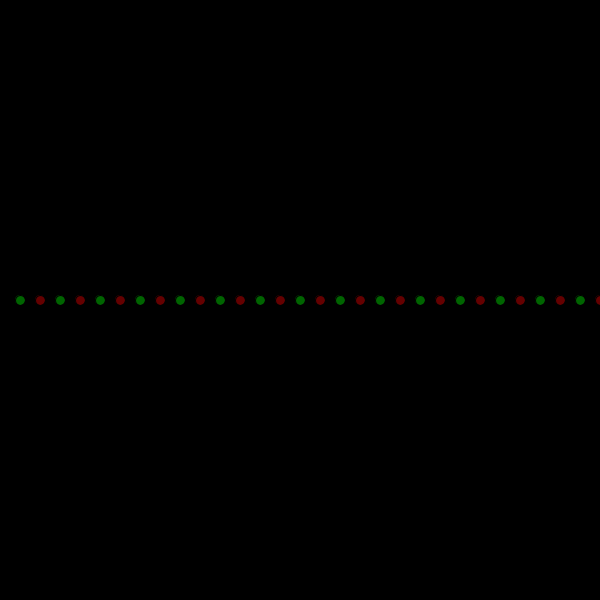
Frame 1 (no input)
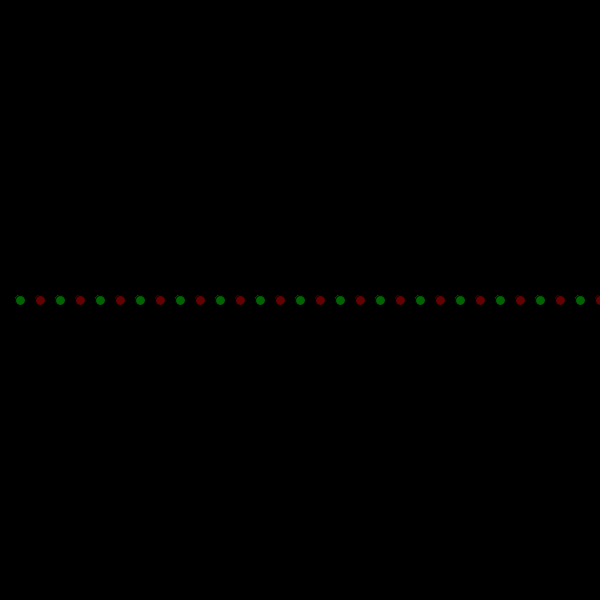
Frame 60 (the mouse pressed at the canvas centre just before this capture)
Frame 120 (the mouse held since frame 60 and released just before this capture): identical to frame 60, image omitted

The Processing sketch that drew these frames (run headless with seeded random() and noise(); from frame 60 on, the mouse is pressed at the canvas centre):

// Processing sketch: manyellispes
// ── manyellispes.pde
void setup(){
  size(600,600);
  background(0);
  smooth();
}


void draw(){
  
  for (int i=1; i<50; i++){
    if(i%2 == 0){
      fill(100,0,0);
    }     
    else{
      fill(0,100,0);
    }
    ellipse(i*20,height/2,10,10); 
  }
}
